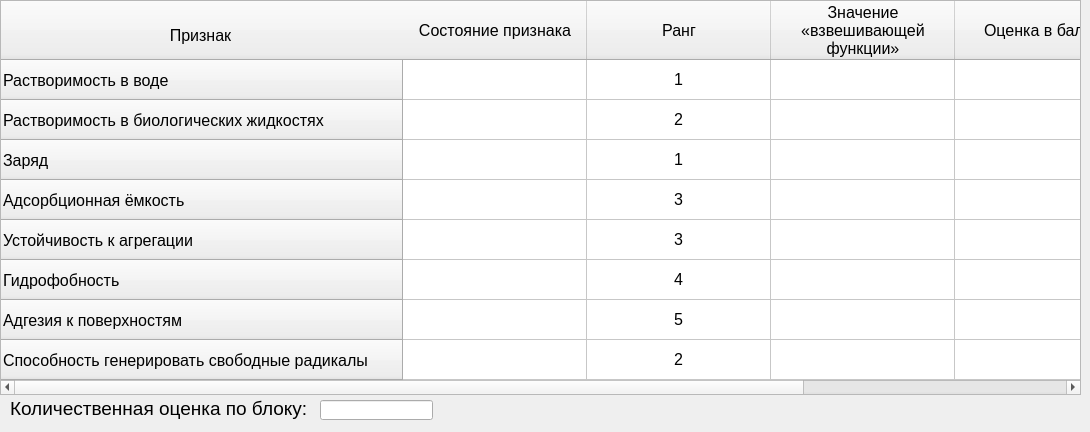
    <widget class="QWidget" name="block_2">
     <attribute name="title">
      <string>Физико-химические свойства</string>
     </attribute>
     <widget class="QTableWidget" name="table_block_2">
      <property name="geometry">
       <rect>
        <x>0</x>
        <y>0</y>
        <width>1081</width>
        <height>395</height>
       </rect>
      </property>
      <property name="font">
       <font>
        <pointsize>12</pointsize>
       </font>
      </property>
      <attribute name="horizontalHeaderDefaultSectionSize">
       <number>184</number>
      </attribute>
      <attribute name="verticalHeaderDefaultSectionSize">
       <number>40</number>
      </attribute>
      <row>
       <property name="text">
        <string>Растворимость в воде</string>
       </property>
      </row>
      <row>
       <property name="text">
        <string>Растворимость в биологических жидкостях</string>
       </property>
      </row>
      <row>
       <property name="text">
        <string>Заряд</string>
       </property>
      </row>
      <row>
       <property name="text">
        <string>Адсорбционная ёмкость</string>
       </property>
      </row>
      <row>
       <property name="text">
        <string>Устойчивость к агрегации</string>
       </property>
      </row>
      <row>
       <property name="text">
        <string>Гидрофобность</string>
       </property>
      </row>
      <row>
       <property name="text">
        <string>Адгезия к поверхностям</string>
       </property>
      </row>
      <row>
       <property name="text">
        <string>Способность генерировать свободные радикалы</string>
       </property>
      </row>
      <column>
       <property name="text">
        <string>Состояние признака</string>
       </property>
      </column>
      <column>
       <property name="text">
        <string>Ранг</string>
       </property>
      </column>
      <column>
       <property name="text">
        <string>Значение
«взвешивающей
функции»</string>
       </property>
      </column>
      <column>
       <property name="text">
        <string>Оценка в баллах</string>
       </property>
      </column>
      <item row="0" column="1">
       <property name="text">
        <string>1</string>
       </property>
       <property name="font">
        <font>
         <pointsize>12</pointsize>
        </font>
       </property>
       <property name="textAlignment">
        <set>AlignCenter</set>
       </property>
      </item>
      <item row="0" column="2">
       <property name="text">
        <string/>
       </property>
       <property name="font">
        <font>
         <pointsize>12</pointsize>
        </font>
       </property>
       <property name="textAlignment">
        <set>AlignCenter</set>
       </property>
       <property name="flags">
        <set>ItemIsSelectable|ItemIsDragEnabled|ItemIsDropEnabled|ItemIsUserCheckable|ItemIsEnabled</set>
       </property>
      </item>
      <item row="0" column="3">
       <property name="text">
        <string/>
       </property>
       <property name="font">
        <font>
         <pointsize>12</pointsize>
        </font>
       </property>
       <property name="textAlignment">
        <set>AlignCenter</set>
       </property>
       <property name="flags">
        <set>ItemIsSelectable|ItemIsDragEnabled|ItemIsDropEnabled|ItemIsUserCheckable|ItemIsEnabled</set>
       </property>
      </item>
      <item row="1" column="1">
       <property name="text">
        <string>2</string>
       </property>
       <property name="font">
        <font>
         <pointsize>12</pointsize>
        </font>
       </property>
       <property name="textAlignment">
        <set>AlignCenter</set>
       </property>
      </item>
      <item row="1" column="2">
       <property name="text">
        <string/>
       </property>
       <property name="font">
        <font>
         <pointsize>12</pointsize>
        </font>
       </property>
       <property name="textAlignment">
        <set>AlignCenter</set>
       </property>
       <property name="flags">
        <set>ItemIsSelectable|ItemIsDragEnabled|ItemIsDropEnabled|ItemIsUserCheckable|ItemIsEnabled</set>
       </property>
      </item>
      <item row="1" column="3">
       <property name="text">
        <string/>
       </property>
       <property name="font">
        <font>
         <pointsize>12</pointsize>
        </font>
       </property>
       <property name="textAlignment">
        <set>AlignCenter</set>
       </property>
       <property name="flags">
        <set>ItemIsSelectable|ItemIsDragEnabled|ItemIsDropEnabled|ItemIsUserCheckable|ItemIsEnabled</set>
       </property>
      </item>
      <item row="2" column="1">
       <property name="text">
        <string>1</string>
       </property>
       <property name="font">
        <font>
         <pointsize>12</pointsize>
        </font>
       </property>
       <property name="textAlignment">
        <set>AlignCenter</set>
       </property>
      </item>
      <item row="2" column="2">
       <property name="text">
        <string/>
       </property>
       <property name="font">
        <font>
         <pointsize>12</pointsize>
        </font>
       </property>
       <property name="textAlignment">
        <set>AlignCenter</set>
       </property>
       <property name="flags">
        <set>ItemIsSelectable|ItemIsDragEnabled|ItemIsDropEnabled|ItemIsUserCheckable|ItemIsEnabled</set>
       </property>
      </item>
      <item row="2" column="3">
       <property name="text">
        <string/>
       </property>
       <property name="font">
        <font>
         <pointsize>12</pointsize>
        </font>
       </property>
       <property name="textAlignment">
        <set>AlignCenter</set>
       </property>
       <property name="flags">
        <set>ItemIsSelectable|ItemIsDragEnabled|ItemIsDropEnabled|ItemIsUserCheckable|ItemIsEnabled</set>
       </property>
      </item>
      <item row="3" column="1">
       <property name="text">
        <string>3</string>
       </property>
       <property name="font">
        <font>
         <pointsize>12</pointsize>
        </font>
       </property>
       <property name="textAlignment">
        <set>AlignCenter</set>
       </property>
      </item>
      <item row="3" column="2">
       <property name="text">
        <string/>
       </property>
       <property name="font">
        <font>
         <pointsize>12</pointsize>
        </font>
       </property>
       <property name="textAlignment">
        <set>AlignCenter</set>
       </property>
       <property name="flags">
        <set>ItemIsSelectable|ItemIsDragEnabled|ItemIsDropEnabled|ItemIsUserCheckable|ItemIsEnabled</set>
       </property>
      </item>
      <item row="3" column="3">
       <property name="text">
        <string/>
       </property>
       <property name="font">
        <font>
         <pointsize>12</pointsize>
        </font>
       </property>
       <property name="textAlignment">
        <set>AlignCenter</set>
       </property>
       <property name="flags">
        <set>ItemIsSelectable|ItemIsDragEnabled|ItemIsDropEnabled|ItemIsUserCheckable|ItemIsEnabled</set>
       </property>
      </item>
      <item row="4" column="1">
       <property name="text">
        <string>3</string>
       </property>
       <property name="font">
        <font>
         <pointsize>12</pointsize>
        </font>
       </property>
       <property name="textAlignment">
        <set>AlignCenter</set>
       </property>
      </item>
      <item row="4" column="2">
       <property name="text">
        <string/>
       </property>
       <property name="font">
        <font>
         <pointsize>12</pointsize>
        </font>
       </property>
       <property name="textAlignment">
        <set>AlignCenter</set>
       </property>
       <property name="flags">
        <set>ItemIsSelectable|ItemIsDragEnabled|ItemIsDropEnabled|ItemIsUserCheckable|ItemIsEnabled</set>
       </property>
      </item>
      <item row="4" column="3">
       <property name="text">
        <string/>
       </property>
       <property name="font">
        <font>
         <pointsize>12</pointsize>
        </font>
       </property>
       <property name="textAlignment">
        <set>AlignCenter</set>
       </property>
       <property name="flags">
        <set>ItemIsSelectable|ItemIsDragEnabled|ItemIsDropEnabled|ItemIsUserCheckable|ItemIsEnabled</set>
       </property>
      </item>
      <item row="5" column="1">
       <property name="text">
        <string>4</string>
       </property>
       <property name="font">
        <font>
         <pointsize>12</pointsize>
        </font>
       </property>
       <property name="textAlignment">
        <set>AlignCenter</set>
       </property>
      </item>
      <item row="5" column="2">
       <property name="text">
        <string/>
       </property>
       <property name="font">
        <font>
         <pointsize>12</pointsize>
        </font>
       </property>
       <property name="textAlignment">
        <set>AlignCenter</set>
       </property>
       <property name="flags">
        <set>ItemIsSelectable|ItemIsDragEnabled|ItemIsDropEnabled|ItemIsUserCheckable|ItemIsEnabled</set>
       </property>
      </item>
      <item row="5" column="3">
       <property name="text">
        <string/>
       </property>
       <property name="font">
        <font>
         <pointsize>12</pointsize>
        </font>
       </property>
       <property name="textAlignment">
        <set>AlignCenter</set>
       </property>
       <property name="flags">
        <set>ItemIsSelectable|ItemIsDragEnabled|ItemIsDropEnabled|ItemIsUserCheckable|ItemIsEnabled</set>
       </property>
      </item>
      <item row="6" column="1">
       <property name="text">
        <string>5</string>
       </property>
       <property name="font">
        <font>
         <pointsize>12</pointsize>
        </font>
       </property>
       <property name="textAlignment">
        <set>AlignCenter</set>
       </property>
      </item>
      <item row="6" column="2">
       <property name="text">
        <string/>
       </property>
       <property name="font">
        <font>
         <pointsize>12</pointsize>
        </font>
       </property>
       <property name="textAlignment">
        <set>AlignCenter</set>
       </property>
       <property name="flags">
        <set>ItemIsSelectable|ItemIsDragEnabled|ItemIsDropEnabled|ItemIsUserCheckable|ItemIsEnabled</set>
       </property>
      </item>
      <item row="6" column="3">
       <property name="text">
        <string/>
       </property>
       <property name="font">
        <font>
         <pointsize>12</pointsize>
        </font>
       </property>
       <property name="textAlignment">
        <set>AlignCenter</set>
       </property>
       <property name="flags">
        <set>ItemIsSelectable|ItemIsDragEnabled|ItemIsDropEnabled|ItemIsUserCheckable|ItemIsEnabled</set>
       </property>
      </item>
      <item row="7" column="1">
       <property name="text">
        <string>2</string>
       </property>
       <property name="font">
        <font>
         <pointsize>12</pointsize>
        </font>
       </property>
       <property name="textAlignment">
        <set>AlignCenter</set>
       </property>
      </item>
      <item row="7" column="2">
       <property name="text">
        <string/>
       </property>
       <property name="font">
        <font>
         <pointsize>12</pointsize>
        </font>
       </property>
       <property name="textAlignment">
        <set>AlignCenter</set>
       </property>
       <property name="flags">
        <set>ItemIsSelectable|ItemIsDragEnabled|ItemIsDropEnabled|ItemIsUserCheckable|ItemIsEnabled</set>
       </property>
      </item>
      <item row="7" column="3">
       <property name="text">
        <string/>
       </property>
       <property name="font">
        <font>
         <pointsize>12</pointsize>
        </font>
       </property>
       <property name="textAlignment">
        <set>AlignCenter</set>
       </property>
       <property name="flags">
        <set>ItemIsSelectable|ItemIsDragEnabled|ItemIsDropEnabled|ItemIsUserCheckable|ItemIsEnabled</set>
       </property>
      </item>
     </widget>
     <widget class="QLabel" name="label_4">
      <property name="geometry">
       <rect>
        <x>0</x>
        <y>0</y>
        <width>401</width>
        <height>71</height>
       </rect>
      </property>
      <property name="font">
       <font>
        <pointsize>12</pointsize>
       </font>
      </property>
      <property name="text">
       <string>Признак</string>
      </property>
      <property name="alignment">
       <set>Qt::AlignCenter</set>
      </property>
     </widget>
     <widget class="QLineEdit" name="out_block2">
      <property name="geometry">
       <rect>
        <x>320</x>
        <y>400</y>
        <width>113</width>
        <height>20</height>
       </rect>
      </property>
      <property name="alignment">
       <set>Qt::AlignCenter</set>
      </property>
      <property name="readOnly">
       <bool>true</bool>
      </property>
     </widget>
     <widget class="QLabel" name="label_10">
      <property name="geometry">
       <rect>
        <x>10</x>
        <y>393</y>
        <width>311</width>
        <height>30</height>
       </rect>
      </property>
      <property name="font">
       <font>
        <pointsize>14</pointsize>
       </font>
      </property>
      <property name="text">
       <string>Количественная оценка по блоку:</string>
      </property>
      <property name="wordWrap">
       <bool>true</bool>
      </property>
     </widget>
    </widget>
